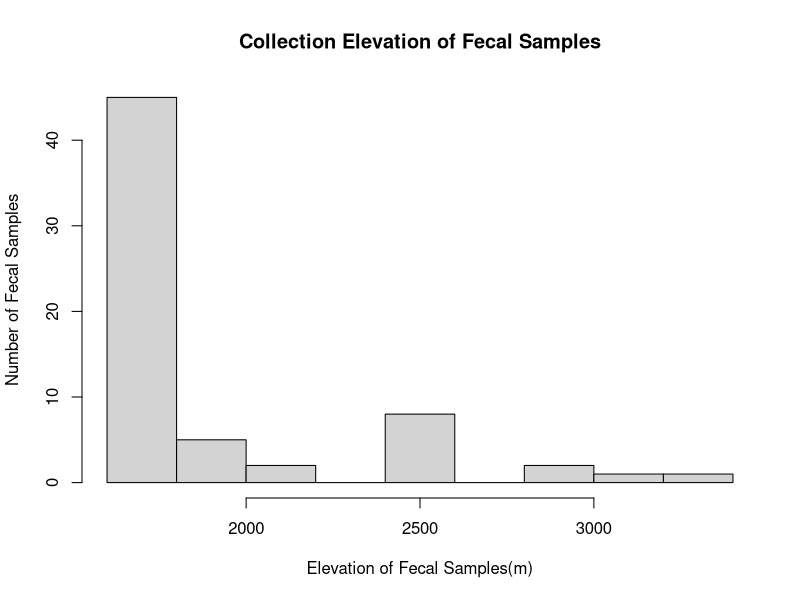
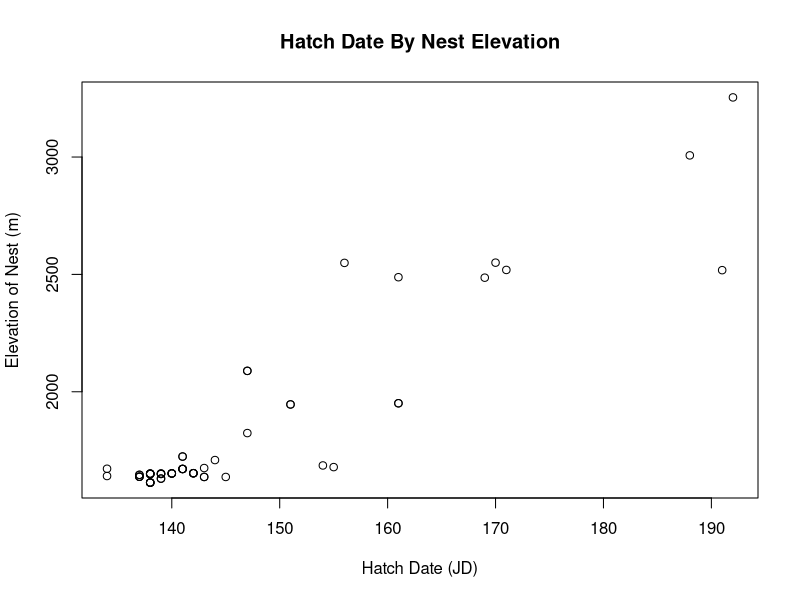

Reproduce these figures in R, in order.
## ---- chunk 1
fecal<-read.csv(file="fecal.csv")
#View(fecal) This call was not allowing my rmd to be knitted
## ---- chunk 2
# File is already a CSV
## ---- chunk 3
summary(fecal)
## ---- chunk 4
length(fecal$band)
## ---- chunk 5
fecal$site<-factor(fecal$site) #1=Boulder, 2=CU Campus, 3=Sugar Loaf, 4=MRS
fecal$tree.species<-factor(fecal$tree.species) #Separated by species
fecal$orientation<-factor(fecal$orientation) #Seperated by cardinal directions
fecal$shavings<-factor(fecal$shavings) #Y=presence of shavings, N=no shavings
fecal$year.placed<-factor(fecal$year.placed) #Year deployed: 2018, 2019, 2020
fecal$species<-factor(fecal$species) #Species of bird: MOCH = mountain chickadee, 
#BCCH = black-capped chickadee
## ---- chunk 6
hist(fecal$elevation, ylab = "Number of Fecal Samples", xlab="Elevation of Fecal Samples(m)", 
     main= "Collection Elevation of Fecal Samples")

plot(fecal$hatch.date, fecal$elevation, ylab = "Elevation of Nest (m)", 
     xlab = "Hatch Date (JD)", main = "Hatch Date By Nest Elevation")
